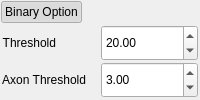
             <widget class="QWidget" name="widget_4" native="true">
              <layout class="QGridLayout" name="gridLayout_5">
               <property name="leftMargin">
                <number>1</number>
               </property>
               <property name="topMargin">
                <number>1</number>
               </property>
               <property name="rightMargin">
                <number>1</number>
               </property>
               <property name="bottomMargin">
                <number>1</number>
               </property>
               <property name="spacing">
                <number>1</number>
               </property>
               <item row="0" column="0" alignment="Qt::AlignLeft">
                <widget class="QPushButton" name="pushButton_2">
                 <property name="text">
                  <string>Binary Option</string>
                 </property>
                 <property name="icon">
                  <iconset resource="../sparsetracer.qrc">
                   <normaloff>:/new/tracer/Resource/plus.png</normaloff>
                   <normalon>:/new/tracer/Resource/minus.png</normalon>:/new/tracer/Resource/plus.png</iconset>
                 </property>
                 <property name="checkable">
                  <bool>true</bool>
                 </property>
                 <property name="checked">
                  <bool>true</bool>
                 </property>
                 <property name="flat">
                  <bool>true</bool>
                 </property>
                </widget>
               </item>
               <item row="1" column="0">
                <widget class="QWidget" name="widget_3" native="true">
                 <layout class="QGridLayout" name="gridLayout_3">
                  <property name="leftMargin">
                   <number>1</number>
                  </property>
                  <property name="topMargin">
                   <number>1</number>
                  </property>
                  <property name="rightMargin">
                   <number>1</number>
                  </property>
                  <property name="bottomMargin">
                   <number>1</number>
                  </property>
                  <property name="spacing">
                   <number>1</number>
                  </property>
                  <item row="0" column="1">
                   <widget class="QDoubleSpinBox" name="thresholdSpinBox">
                    <property name="sizePolicy">
                     <sizepolicy hsizetype="Preferred" vsizetype="Preferred">
                      <horstretch>0</horstretch>
                      <verstretch>0</verstretch>
                     </sizepolicy>
                    </property>
                    <property name="maximum">
                     <double>9999.000000000000000</double>
                    </property>
                    <property name="value">
                     <double>20.000000000000000</double>
                    </property>
                   </widget>
                  </item>
                  <item row="1" column="0" alignment="Qt::AlignLeft">
                   <widget class="QLabel" name="ThresholdLabel_2">
                    <property name="sizePolicy">
                     <sizepolicy hsizetype="Preferred" vsizetype="Preferred">
                      <horstretch>0</horstretch>
                      <verstretch>0</verstretch>
                     </sizepolicy>
                    </property>
                    <property name="text">
                     <string>Axon Threshold</string>
                    </property>
                    <property name="alignment">
                     <set>Qt::AlignRight|Qt::AlignTrailing|Qt::AlignVCenter</set>
                    </property>
                    <property name="buddy">
                     <cstring>thresholdSpinBox</cstring>
                    </property>
                   </widget>
                  </item>
                  <item row="0" column="0" alignment="Qt::AlignLeft">
                   <widget class="QLabel" name="ThresholdLabel">
                    <property name="sizePolicy">
                     <sizepolicy hsizetype="Preferred" vsizetype="Preferred">
                      <horstretch>0</horstretch>
                      <verstretch>0</verstretch>
                     </sizepolicy>
                    </property>
                    <property name="text">
                     <string>Threshold</string>
                    </property>
                    <property name="alignment">
                     <set>Qt::AlignRight|Qt::AlignTrailing|Qt::AlignVCenter</set>
                    </property>
                    <property name="buddy">
                     <cstring>thresholdSpinBox</cstring>
                    </property>
                   </widget>
                  </item>
                  <item row="1" column="1">
                   <widget class="QDoubleSpinBox" name="axonThresholdSpinBox">
                    <property name="sizePolicy">
                     <sizepolicy hsizetype="Preferred" vsizetype="Preferred">
                      <horstretch>0</horstretch>
                      <verstretch>0</verstretch>
                     </sizepolicy>
                    </property>
                    <property name="maximum">
                     <double>9999.000000000000000</double>
                    </property>
                    <property name="value">
                     <double>3.000000000000000</double>
                    </property>
                   </widget>
                  </item>
                 </layout>
                </widget>
               </item>
              </layout>
             </widget>
